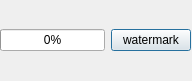
<?xml version="1.0" encoding="UTF-8"?>
<ui version="4.0">
 <class>Dialog</class>
 <widget class="QDialog" name="Dialog">
  <property name="geometry">
   <rect>
    <x>0</x>
    <y>0</y>
    <width>192</width>
    <height>81</height>
   </rect>
  </property>
  <property name="windowTitle">
   <string>progressing...</string>
  </property>
  <widget class="QWidget" name="horizontalLayoutWidget">
   <property name="geometry">
    <rect>
     <x>0</x>
     <y>0</y>
     <width>191</width>
     <height>80</height>
    </rect>
   </property>
   <layout class="QHBoxLayout" name="horizontalLayout">
    <item>
     <widget class="QProgressBar" name="progressBar">
      <property name="value">
       <number>0</number>
      </property>
     </widget>
    </item>
    <item>
     <widget class="QPushButton" name="btn_watermark">
      <property name="minimumSize">
       <size>
        <width>0</width>
        <height>0</height>
       </size>
      </property>
      <property name="maximumSize">
       <size>
        <width>100</width>
        <height>16777215</height>
       </size>
      </property>
      <property name="text">
       <string>watermark</string>
      </property>
     </widget>
    </item>
   </layout>
  </widget>
 </widget>
 <resources/>
 <connections/>
</ui>
